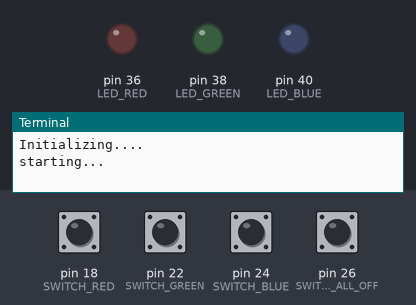
Simulated run of this program. Board: Raspberry Pi (header pin numbers). Parts: output pins drawn as LEDs (lit = HIGH), the last lines printed to the terminal. The inputs (shaded band) are chosen by the test bench; at power-on: pin 18 (SWITCH_RED), pin 22 (SWITCH_GREEN), pin 24 (SWITCH_BLUE), pin 26 (SWITCH_ALL_OFF) LOW.

Above: at 1.2 s.
1.3 s: pin 18 (SWITCH_RED) pulled HIGH for 0.15 s
At 2.6 s:
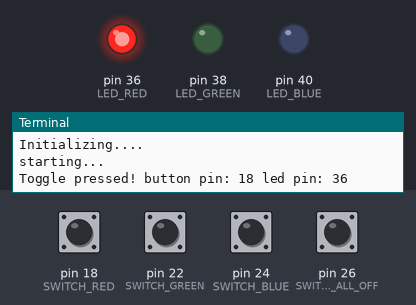
2.9 s: pin 22 (SWITCH_GREEN) pulled HIGH for 0.15 s
At 3.9 s:
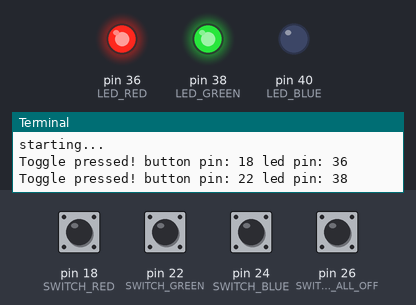
4.5 s: pin 24 (SWITCH_BLUE) pulled HIGH for 0.15 s
At 5.1 s:
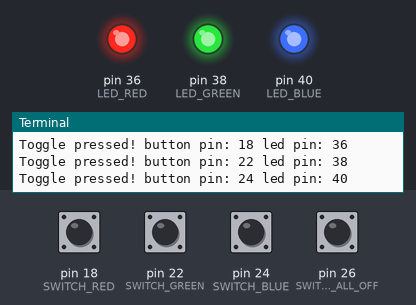
6.1 s: pin 18 (SWITCH_RED) pulled HIGH for 1 s
At 7.5 s:
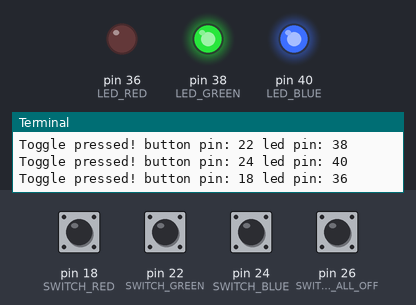
8.6 s: pin 22 (SWITCH_GREEN) pulled HIGH for 1 s
At 10.6 s:
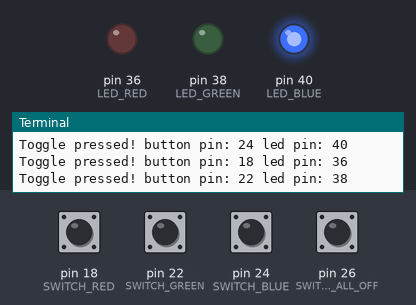
11.1 s: pin 18 (SWITCH_RED) pulled HIGH for 0.15 s
At 12.5 s:
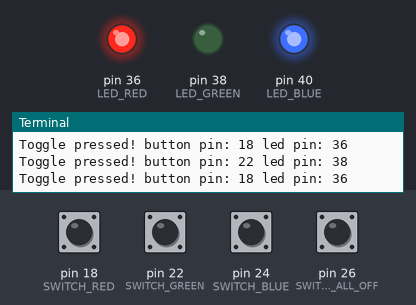
Timing chart, 0 to 13.7 s (numbered marks = the images above; inputs shaded):
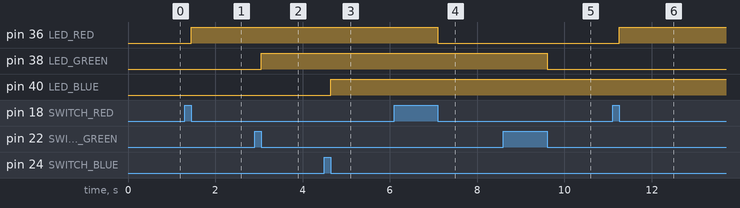

The program:

main.py
```python
#!/usr/bin/python3

from RPi import GPIO
from time import sleep
import atexit

LED_BLUE = 40
LED_GREEN = 38
LED_RED = 36

SWITCH_ALL_OFF = 26
SWITCH_BLUE = 24
SWITCH_GREEN = 22
SWITCH_RED = 18

LED_FROM_SWITCH = {
    SWITCH_BLUE: LED_BLUE,
    SWITCH_GREEN: LED_GREEN,
    SWITCH_RED: LED_RED,
}


def exitHandler():
    print("Cleaning up GPIO configuration.")
    GPIO.cleanup()


def onAllOffPressed(channel):
    GPIO.output(LED_BLUE, 0)
    GPIO.output(LED_GREEN, 0)
    GPIO.output(LED_RED, 0)


def onToggleLed(channel):
    ledPin = LED_FROM_SWITCH[channel]

    print(f"Toggle pressed! button pin: {channel} led pin: {ledPin}")
    GPIO.output(ledPin, not GPIO.input(ledPin))


def init():
    print("Initializing....")
    atexit.register(exitHandler)
    GPIO.setmode(GPIO.BOARD)
    GPIO.setup(SWITCH_ALL_OFF, GPIO.IN, pull_up_down=GPIO.PUD_DOWN)
    GPIO.setup(SWITCH_BLUE, GPIO.IN, pull_up_down=GPIO.PUD_DOWN)
    GPIO.setup(SWITCH_RED, GPIO.IN, pull_up_down=GPIO.PUD_DOWN)
    GPIO.setup(SWITCH_GREEN, GPIO.IN, pull_up_down=GPIO.PUD_DOWN)
    GPIO.setup(LED_BLUE, GPIO.OUT)
    GPIO.setup(LED_GREEN, GPIO.OUT)
    GPIO.setup(LED_RED, GPIO.OUT)
    GPIO.add_event_detect(
        SWITCH_ALL_OFF,
        GPIO.FALLING,
        callback=onAllOffPressed,
        bouncetime=300
    )
    GPIO.add_event_detect(
        SWITCH_BLUE,
        GPIO.FALLING,
        callback=onToggleLed,
        bouncetime=300
    )
    GPIO.add_event_detect(
        SWITCH_GREEN,
        GPIO.FALLING,
        callback=onToggleLed,
        bouncetime=300
    )
    GPIO.add_event_detect(
        SWITCH_RED,
        GPIO.FALLING,
        callback=onToggleLed,
        bouncetime=300
    )


def start():
    print("starting...")
    while True:
        sleep(1)


init()
start()
```

Measured:
- after the input at 1.3 s, pin 36 (LED_RED): LOW → HIGH after 0.15 s
- after the input at 2.9 s, pin 38 (LED_GREEN): LOW → HIGH after 0.15 s
- after the input at 4.5 s, pin 40 (LED_BLUE): LOW → HIGH after 0.15 s
- after the input at 6.1 s, pin 36 (LED_RED): HIGH → LOW after 1.0 s
- after the input at 8.6 s, pin 38 (LED_GREEN): HIGH → LOW after 1.0 s
- after the input at 11.1 s, pin 36 (LED_RED): LOW → HIGH after 0.15 s
